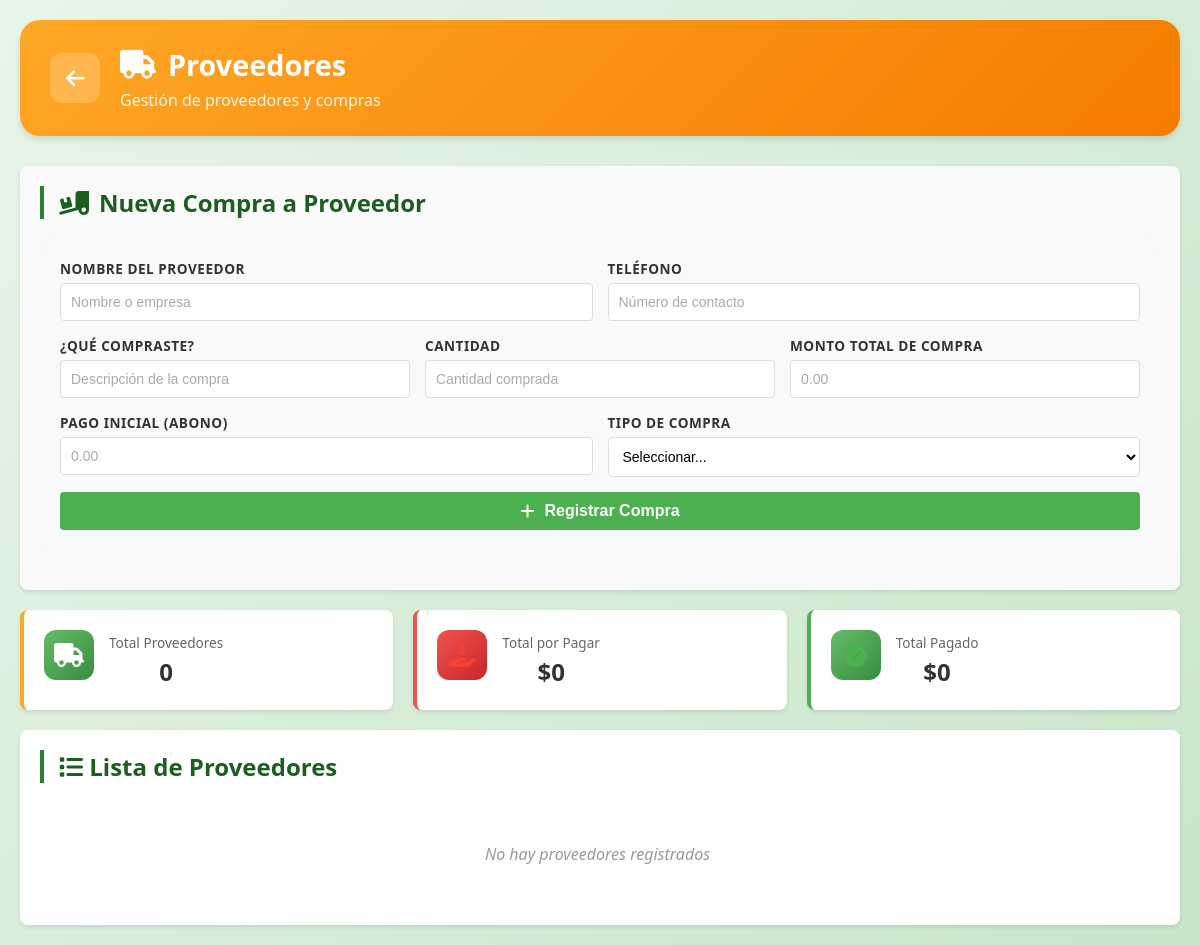
Page /proveedores/ on the earlier database version.
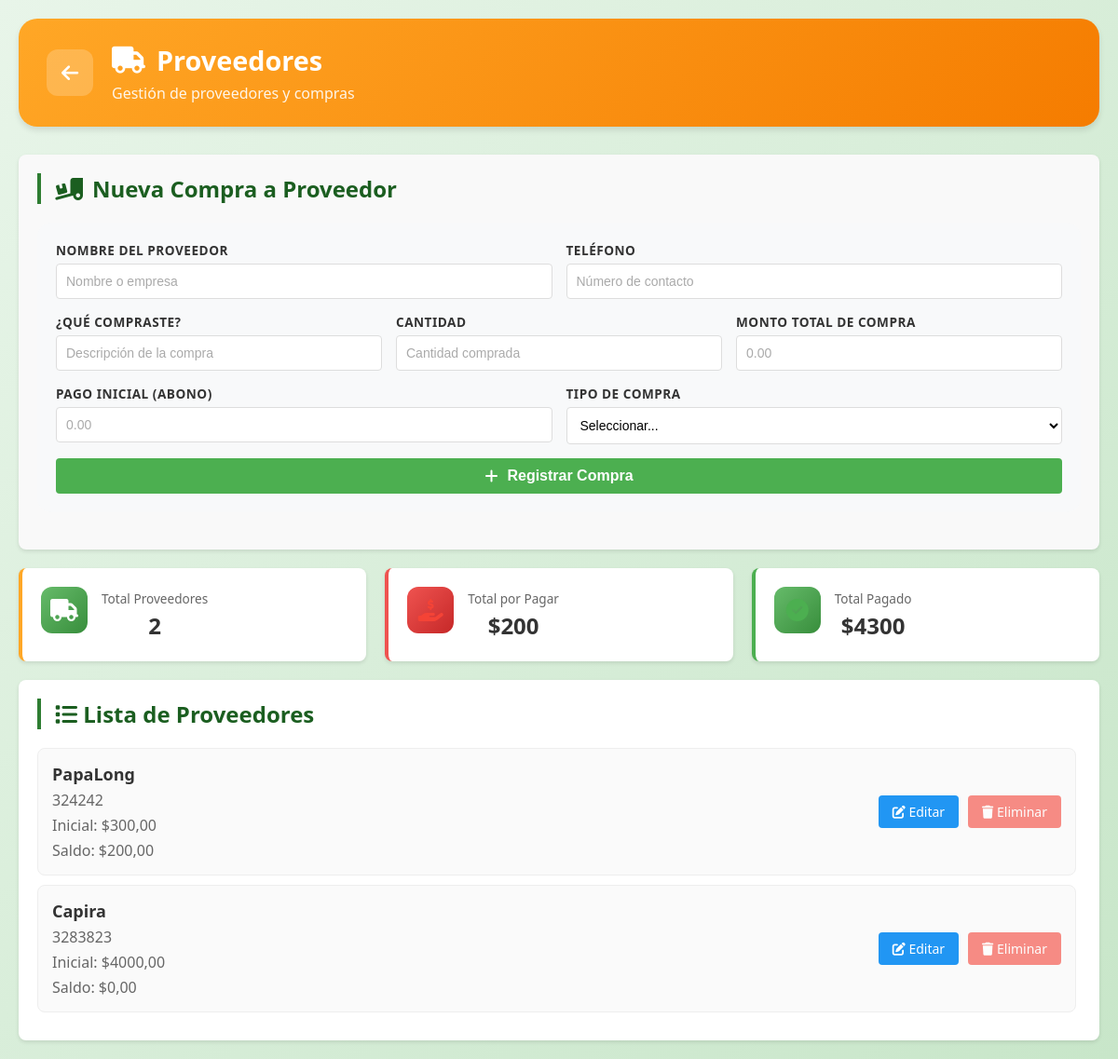
Same page on the later database version.
### apps/proveedores/models.py (models this page shows, shortened)
class Proveedores(models.Model):
    idProveedor = models.AutoField(primary_key=True)
    nombre = models.CharField(max_length=100)
    telefono = models.CharField(max_length=100)
    inicial = models.DecimalField(max_digits=10, decimal_places=2, default=0)
    saldo = models.DecimalField(max_digits=10, decimal_places=2, default=0)

### apps/proveedores/views.py (the view, shortened to what this page needs)
# urls.py: path('', views.ProveedorListView.as_view(), name='proveedores'),
class ProveedorListView(ListView):
    model = Proveedores
    template_name = 'proveedores.html'
    context_object_name = 'proveedores'
    def get_context_data(self, **kwargs):
        context = super().get_context_data(**kwargs)
        context['total_proveedores'] = Proveedores.objects.count()
        context['total_por_pagar'] = Proveedores.objects.aggregate(Sum('saldo'))['saldo__sum'] or 0
        context['total_pagado'] = Proveedores.objects.aggregate(Sum('inicial'))['inicial__sum'] or 0
        return context

### apps/proveedores/templates/proveedores.html (shortened to what the changed rows need)
{% load static %}
<!DOCTYPE html>
<html lang="es">
<head>
    <link rel="stylesheet" href="{% static 'css/style.css' %}">
    <link rel="stylesheet" href="{% static 'css/font-awesome.min.css' %}">
</head>
<body>
    <div class="container">
        <header class="page-header proveedores-header">
            <div class="header-info">
                <h1><i class="fas fa-truck"></i> Proveedores</h1>
            </div>
        </header>
        <section class="form-section">
            <h2 class="section-title"><i class="fas fa-truck-loading"></i> Nueva Compra a Proveedor</h2>
        </section>
        <section class="resumen-section">
            <div class="resumen-card proveedores-card">
                <div class="resumen-info">
                    <span class="resumen-label">Total Proveedores</span>
                    <span class="resumen-valor" id="totalProveedores">{{ total_proveedores }}</span>
                </div>
            </div>
            <div class="resumen-card danger-card">
                <div class="resumen-info">
                    <span class="resumen-label">Total por Pagar</span>
                    <span class="resumen-valor" id="totalPorPagar">${{ total_por_pagar }}</span>
                </div>
            </div>
            <div class="resumen-card success-card">
                <div class="resumen-info">
                    <span class="resumen-label">Total Pagado</span>
                    <span class="resumen-valor" id="totalPagado">${{ total_pagado }}</span>
                </div>
            </div>
        </section>
        <section class="lista-section">
            <div class="lista-header">
                <h2 class="section-title"><i class="fas fa-list"></i> Lista de Proveedores</h2>
            </div>
            <div class="lista-container" id="listaProveedores">
                {% for proveedor in proveedores %}
                <div class="proveedor-item">
                    <div class="proveedor-info">
                        <div class="proveedor-nombre">{{ proveedor.nombre }}</div>
                        <div class="proveedor-telefono">{{ proveedor.telefono }}</div>
                        <div class="proveedor-inicial">Inicial: ${{ proveedor.inicial }}</div>
                        <div class="proveedor-saldo">Saldo: ${{ proveedor.saldo }}</div>
                    </div>
                    <div class="proveedor-acciones">
                        <a href="{% url 'proveedor_update' proveedor.pk %}" class="btn-editar">
                            <i class="fas fa-edit"></i> Editar
                        </a>
                        <a href="{% url 'proveedor_delete' proveedor.pk %}" class="btn-eliminar">
                            <i class="fas fa-trash"></i> Eliminar
                        </a>
                    </div>
                </div>
                {% empty %}
                <p class="empty-message">No hay proveedores registrados</p>
                {% endfor %}
            </div>
        </section>
    </div>
</body>
</html>

Differences in the rows shown:
added Proveedores: nombre "PapaLong", telefono "324242", inicial "300,00", saldo "200,00"
added Proveedores: nombre "Capira", telefono "3283823", inicial "4000,00", saldo "0,00"
Other differences:
{{ total_proveedores }}: "0" → "2"
{{ total_por_pagar }}: "0" → "200"
{{ total_pagado }}: "0" → "4300"
text no longer shown: "No hay proveedores registrados"
